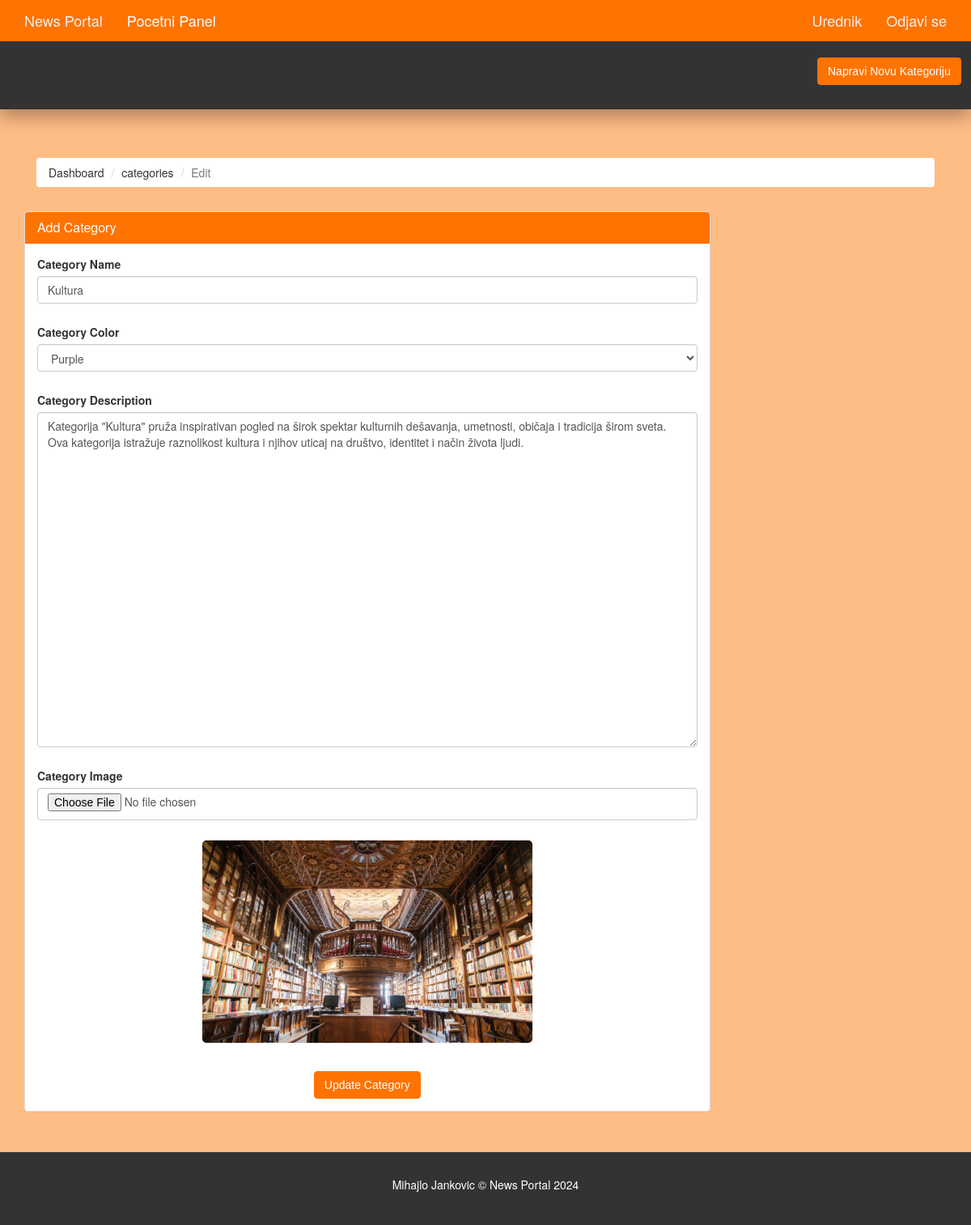
The page /admin/edit-category.php?id=3 (signed in) on the database its author committed.
### tables this page shows
CREATE TABLE `category` (
  `category_id` int NOT NULL,
  `category_name` varchar(45) NOT NULL,
  `category_color` varchar(35) NOT NULL,
  `category_image` varchar(250) NOT NULL,
  `category_description` varchar(350) NOT NULL
);

### admin/edit-category.php (the view, shortened to what this page needs)
<?php
  require('./includes/nav.inc.php');
  if(isset($_GET['id'])) {
    $category_id = $_GET['id'];
  }else {
    redirect('./categories.php');
  }
?>
<section id="breadcrumb">
  <div class="container">
    <ol class="breadcrumb">
      <li><a href="./index.php">Dashboard</a></li>
      <li><a href="./categories.php">categories</a></li>
      <li class="active">Edit</li>
    </ol>
  </div>
</section>
<section id="main">
  <div class="container">
    <div class="row">
      <?php
        $sql = "SELECT *
                FROM category
                WHERE category_id = {$category_id}";
        $result = mysqli_query($con,$sql);
        $data = mysqli_fetch_assoc($result);
        $category_name = $data['category_name'];
        $category_desc = $data['category_description'];
        $category_color = $data['category_color'];
        $category_image = $data['category_image'];
      ?>
      <div class="col-md-9">
        <div class="panel panel-default">
          <div class="panel-heading main-color-bg">
            <h3 class="panel-title">Add Category</h3>
          </div>
          <div class="panel-body">
            <form method="post" id="edit_form" enctype="multipart/form-data">
              <div class="form-group">
                <label>Category Name</label>
                <input type="text" autocomplete="off" class="form-control" placeholder="Category Name"
                  name="category_title" id="category_title" required value="<?php echo $category_name ?>" />
                <p id="error-title" class="error-msg text-danger"></p>
              </div>
              <div class="form-group">
                <label>Category Color</label>
                <select name="category_color" class="form-control" id="category_color">
                  <?php
                    $purple = "";
                    if($category_color == "tag-purple") {
                      $purple = "selected";
                    }
                  ?>
                  <option value="tag-purple" <?php echo $purple; ?>>Purple</option>
                </select>
                <p id="error-cat" class="error-msg text-danger"></p>
              </div>
              <div class="form-group">
                <label>Category Description</label>
                <textarea name="category_desc" autocomplete="off" id="category_desc" class="form-control"
                  placeholder="Category Description" rows="20" min="150"
                  required><?php echo $category_desc ?></textarea>
                <p id="error-desc" class="error-msg text-danger"></p>
              </div>
              <div class="form-group">
                <label>Category Image</label>
                <input type="file" class="form-control" placeholder="Category Image" name="category_img"
                  id="category_img" accept="image/*" />
                <p id="error-img" class="error-msg text-danger"></p>
              </div>
              <div class="form-group text-center">
                <img src="../assets/images/category/<?php echo $category_image ?>" class="image_preview"
                  id="image_preview" />
              </div>
              <br>
              <div class="text-center">
                <button type="submit" name="submit" class="btn btn-success">Update Category</button>
              </div>
            </form>
          </div>
        </div>
      </div>
    </div>
  </div>
</section>
<?php
  require('./includes/footer.inc.php')
?>

### assets/css/partials/4-component.css (style rules this page uses)
.container { width: 100%; padding-right: 15px; padding-left: 15px; margin-right: auto; margin-left: auto; }
.btn { display: inline-block; border: none; background: var(--dark-color); color: #fff; text-decoration: none; font-family: var(--ff-nunito); padding: 0.5rem 0.75rem; border-radius: var(--border-radius); transition: all 200ms ease-in-out; }

### assets/css/admin/style.css (style rules this page uses)
body { background: #ffbd86; }
.main-color-bg { background-color: #ff7300 !important; border-color: #ff7300 !important; color: #ffffff !important; }
.breadcrumb { margin: 30px 15px; background: #fff; color: #333333; }
.breadcrumb a { color: #333333; }
#main { min-height: 70.5vh; }
input[type="file"] { padding-bottom: 3.2rem; }
.image_preview { width: 50%; margin-left: auto; height: 250px; object-fit: cover; border-radius: var(--border-radius); }
.error-msg { padding-left: 1rem; padding-top: 1rem; font-weight: bold; }
.panel-body .text-center .btn { border-color: var(--primary-color); background-color: var(--primary-color) !important; }

### assets/css/partials/1-variables.css (style rules this page uses)
:root { --primary-color: #ff7300; --secondary-color: #f99500; --light-color: #f1f1f1; --dark-color: #50514f; --black-color: #333333; --tag-trend-color: #fa163f; --tag-yellow-color: #ffbe0b; --tag-purple-color: #8338ec; --tag-blue-color: #3a86ff; --tag-green-color: #00ff73; --tag-orange-color: #bb5700; --tag-pink-color: #ff0a54; --tag-brown-color: #663f3f; --tag-red-color: #ff0000; --tag-black-color: #000000; --tag-dark-color: #000083; --tag-mint-color: #00e8d1; --hover-color: #ee4444; --active-color: #b90615; --ts-vs: 0.56rem; --ts-sml: 0.8rem; --ts-md: 1.1rem; --ts-lg: 1.25rem; --hs-vs: 1.3rem; --hs-sml: 2rem; --hs-md: 2.5rem; --hs-lg: 3rem; --ff-monts: "Montserrat", sans-serif; --ff-nunito: "Nunito Sans", sans-serif; --ff-noto: "Noto Serif", serif; --ff-robo: "Roboto", sans-serif; --border-radius: 5px; }

### rows shown on the page
category: category_title "Kultura", category_desc "Kategorija \"Kultura\" pruža inspirativan pogled na širok spektar kulturnih dešavanja, umetnosti, običaja i tradicija širom sveta. Ova kategorija istražuje raznolikost kultura i njihov uticaj na društvo, identitet i način života ljudi.", category_image (picture)

### other values the page prints
$admin_name "Urednik"
